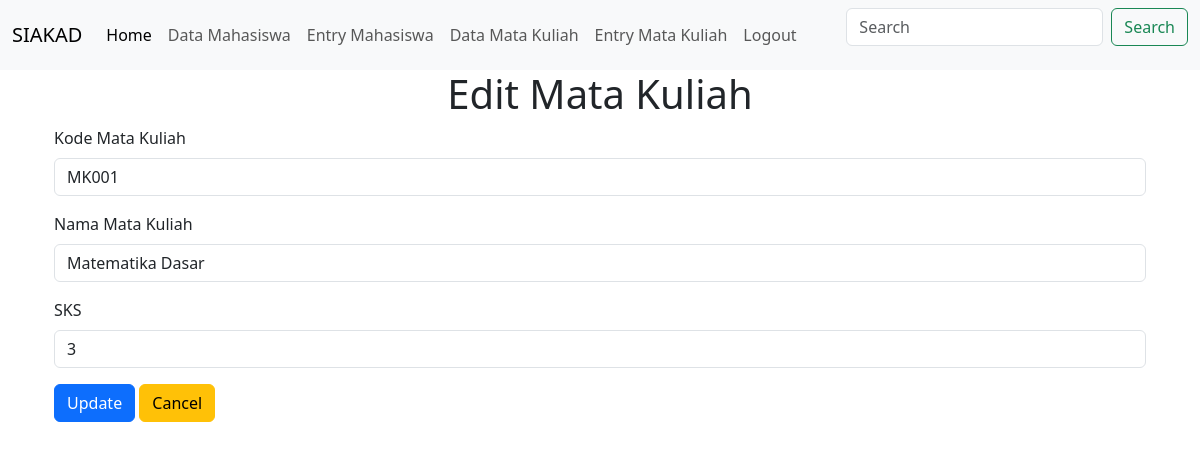
/index.php?page=editMatakuliah&id_matakuliah=2 (signed in), run on the app's committed database.
### tables this page shows
CREATE TABLE `matakuliah` (
  `id_matakuliah` int(10) NOT NULL,
  `kode_matakuliah` varchar(20) NOT NULL,
  `nama_matakuliah` varchar(100) NOT NULL,
  `sks` int(2) NOT NULL
);

### editMatakuliah.php (the view, shortened to what this page needs)
<?php
include("koneksi.php");
if (isset($_GET['id_matakuliah'])) {
    $id_matakuliah = $_GET['id_matakuliah'];
    $query = "SELECT * FROM matakuliah WHERE id_matakuliah = '$id_matakuliah'";
    $result = mysqli_query($link, $query);
    $data = mysqli_fetch_assoc($result);
}
?>
<!doctype html>
<html lang="en">
<head>
  <link href="https://cdn.jsdelivr.net/npm/bootstrap@5.3.3/dist/css/bootstrap.min.css" rel="stylesheet">
</head>
<body>
  <div class="container">
    <h1 class="text-center">Edit Mata Kuliah</h1>
    <form action="prosesEditMatakuliah.php" method="POST">
      <div class="mb-3">
        <label for="kode_matakuliah" class="form-label">Kode Mata Kuliah</label>
        <input type="text" name="kode_matakuliah" class="form-control" id="kode_matakuliah" value="<?php echo $data['kode_matakuliah']; ?>" required>
      </div>
      <div class="mb-3">
        <label for="nama_matakuliah" class="form-label">Nama Mata Kuliah</label>
        <input type="text" name="nama_matakuliah" class="form-control" id="nama_matakuliah" value="<?php echo $data['nama_matakuliah']; ?>" required>
      </div>
      <div class="mb-3">
        <label for="sks" class="form-label">SKS</label>
        <input type="number" name="sks" class="form-control" id="sks" value="<?php echo $data['sks']; ?>" required>
      </div>
      <button type="submit" name="update" value="update" class="btn btn-primary">Update</button>
      <a class="btn btn-warning" href="index.php?page=matakuliah" role="button">Cancel</a>
    </form>
  </div>
</body>
</html>

### style.css (style rules this page uses)
h1 { text-align: center; }

### data on the page
matakuliah: kode_matakuliah "MK001", nama_matakuliah "Matematika Dasar", sks "3"
